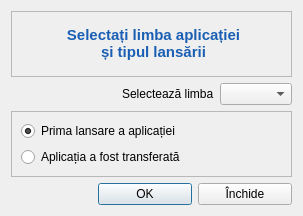
<?xml version="1.0" encoding="UTF-8"?>
<ui version="4.0">
 <class>InitLaunch</class>
 <widget class="QDialog" name="InitLaunch">
  <property name="geometry">
   <rect>
    <x>0</x>
    <y>0</y>
    <width>303</width>
    <height>216</height>
   </rect>
  </property>
  <property name="font">
   <font>
    <family>Segoe UI</family>
   </font>
  </property>
  <property name="windowTitle">
   <string>Dialog</string>
  </property>
  <layout class="QGridLayout" name="gridLayout">
   <item row="0" column="0" colspan="3">
    <layout class="QVBoxLayout" name="verticalLayout">
     <item>
      <widget class="QLabel" name="labelText">
       <property name="font">
        <font>
         <family>Segoe UI</family>
         <pointsize>11</pointsize>
         <bold>true</bold>
        </font>
       </property>
       <property name="frameShape">
        <enum>QFrame::StyledPanel</enum>
       </property>
       <property name="lineWidth">
        <number>1</number>
       </property>
       <property name="text">
        <string>&lt;html&gt;&lt;head/&gt;&lt;body&gt;&lt;p align=&quot;center&quot;&gt;&lt;span style=&quot; color:#1a5fb4;&quot;&gt;Selectați limba aplicației&lt;br&gt; și tipul lansării&lt;/span&gt;&lt;/p&gt;&lt;/body&gt;&lt;/html&gt;</string>
       </property>
       <property name="wordWrap">
        <bool>true</bool>
       </property>
      </widget>
     </item>
    </layout>
   </item>
   <item row="1" column="0">
    <spacer name="horizontalSpacer_2">
     <property name="orientation">
      <enum>Qt::Horizontal</enum>
     </property>
     <property name="sizeHint" stdset="0">
      <size>
       <width>168</width>
       <height>20</height>
      </size>
     </property>
    </spacer>
   </item>
   <item row="1" column="1">
    <widget class="QLabel" name="label">
     <property name="text">
      <string>Selectează limba</string>
     </property>
    </widget>
   </item>
   <item row="1" column="2">
    <widget class="QComboBox" name="comboLangApp">
     <property name="enabled">
      <bool>true</bool>
     </property>
    </widget>
   </item>
   <item row="2" column="0" colspan="3">
    <widget class="QFrame" name="frame">
     <property name="frameShape">
      <enum>QFrame::StyledPanel</enum>
     </property>
     <property name="frameShadow">
      <enum>QFrame::Raised</enum>
     </property>
     <layout class="QGridLayout" name="gridLayout_2">
      <item row="0" column="0">
       <widget class="QRadioButton" name="radBtnFirstLaunch">
        <property name="text">
         <string>Prima lansare a aplicației</string>
        </property>
        <property name="checked">
         <bool>true</bool>
        </property>
       </widget>
      </item>
      <item row="1" column="0">
       <widget class="QRadioButton" name="radBtnAppMove">
        <property name="text">
         <string>Aplicația a fost transferată</string>
        </property>
       </widget>
      </item>
     </layout>
    </widget>
   </item>
   <item row="3" column="0" colspan="3">
    <layout class="QHBoxLayout" name="horizontalLayout">
     <item>
      <spacer name="horizontalSpacer">
       <property name="orientation">
        <enum>Qt::Horizontal</enum>
       </property>
       <property name="sizeHint" stdset="0">
        <size>
         <width>40</width>
         <height>20</height>
        </size>
       </property>
      </spacer>
     </item>
     <item>
      <widget class="QPushButton" name="btnOK">
       <property name="minimumSize">
        <size>
         <width>94</width>
         <height>0</height>
        </size>
       </property>
       <property name="text">
        <string>OK</string>
       </property>
       <property name="icon">
        <iconset resource="../resources/resource.qrc">
         <normaloff>:/img/btns/valide.png</normaloff>:/img/btns/valide.png</iconset>
       </property>
      </widget>
     </item>
     <item>
      <widget class="QPushButton" name="btnClose">
       <property name="minimumSize">
        <size>
         <width>94</width>
         <height>0</height>
        </size>
       </property>
       <property name="text">
        <string>Închide</string>
       </property>
       <property name="icon">
        <iconset resource="../resources/resource.qrc">
         <normaloff>:/img/btns/close.png</normaloff>:/img/btns/close.png</iconset>
       </property>
      </widget>
     </item>
    </layout>
   </item>
  </layout>
 </widget>
 <resources>
  <include location="../resources/resource.qrc"/>
 </resources>
 <connections/>
</ui>
